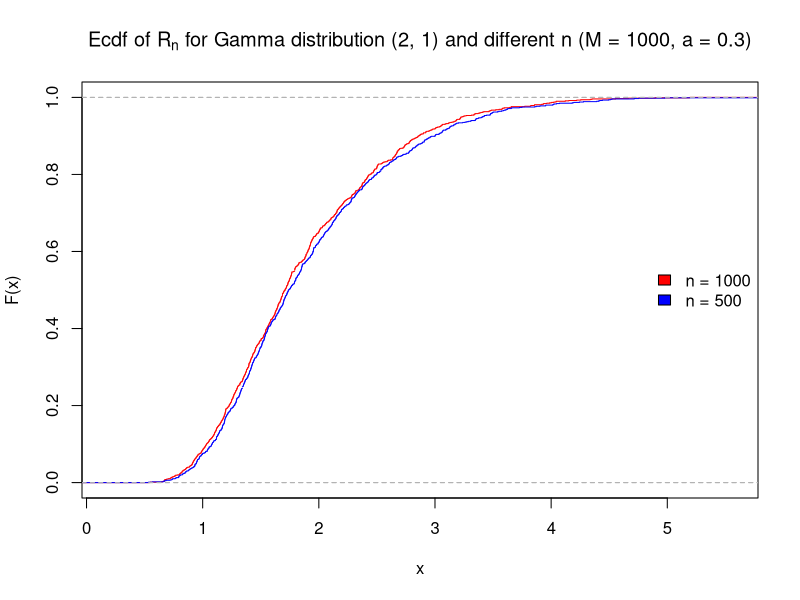
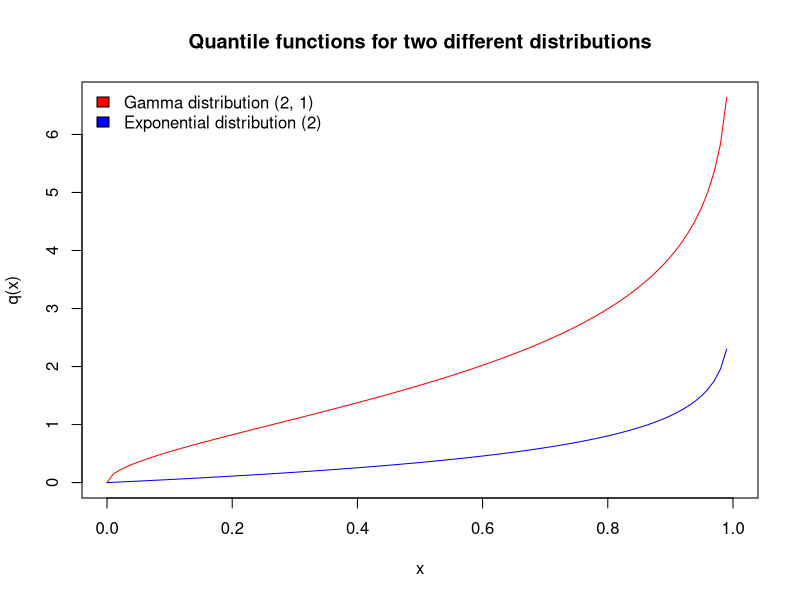
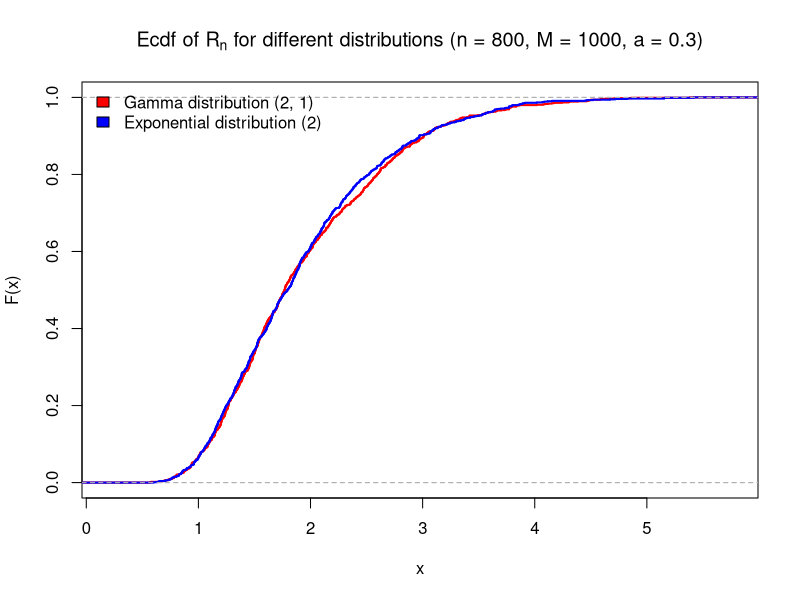
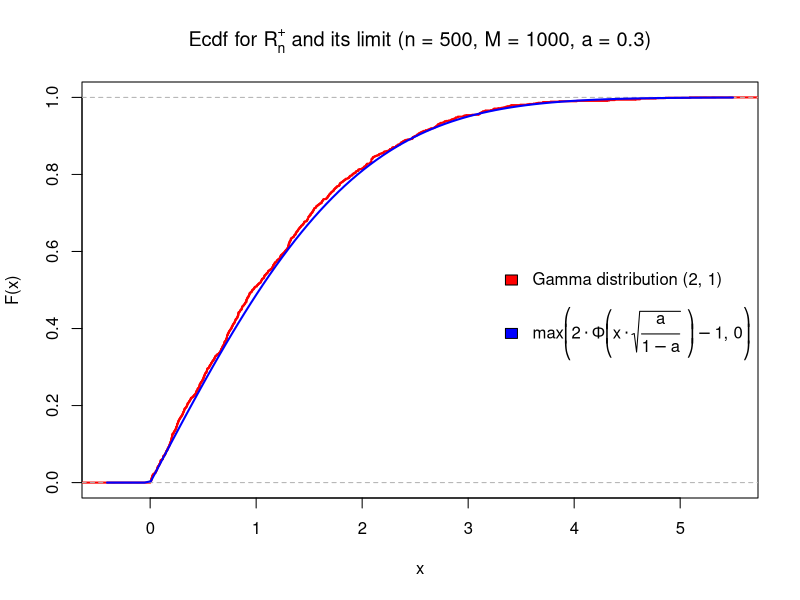

These figures' R source, in order:
graphics.off()
set.seed(239)
a = 0.3

calcAns <- function(Finv, N, R, ...) { 
  Fx <- c(runif(N, 0, 1), 1)
  x <- Finv(Fx, ...)
  p <- order(Fx)
  x <- x[p]
  Fx <- Fx[p]      
  ans <- 0 
  startid <- which(Fx >= a)[1]
  if (startid == N + 1) {
    return (ans)
  }
  ans <- max(ans, R((startid:N) / N / Fx[(startid:N)] - 1))
  ans <- max(ans, R(((startid:N) - 1) / N / Fx[(startid:N)] - 1))
  ans <- max(ans, R((startid - 1) / N / a - 1))
  return (ans * sqrt(N))
}

replicate <- function(count, f, ...) {
  g <- function (x, ...) {
    return (f(...))
  }  
  return (sapply(integer(count), g, ...))
}

calcSample <- function(M, ...) {  
  return (replicate(M, calcAns, ...))
}

Rabs <- function(x) return (abs(x))
Rplus <- function(x) return (x)
Rminus <- function(x) return (-x)


dist <- function (f, g) {
  list <- c(knots(f), knots(g), -100, 100)
  return (max(f(list) - g(list)))
}

checkAll <- function(Finv, ...) {
  lim <- ecdf(calcSample(M = 1000, Finv = Finv, N = 1000, R = Rabs, ...))
  print("L_inf distances:")
  for (i in seq(5, 55, 5)) {
    val <- ecdf(calcSample(M = 1000, Finv = Finv, N = i, R = Rabs, ...))
    print(paste("n =", i, ", distance =", dist(val, lim)))
  }
  print("Number of trials equals to 1000, then error will be approx 1/sqrt(1000) approx 0.03")
  
  windows()
  plot(lim, col = "red", do.points=FALSE, xlab="x", ylab="F(x)",
       main=expression(paste("Ecdf of R"[n], " for Gamma distribution (2, 1) and different n (M = 1000, a = 0.3)")));
  val <- ecdf(calcSample(M = 1000, Finv = Finv, N = 500, R = Rabs, ...))
  plot(val, col = "blue", add = TRUE, do.points=FALSE);
  legend("right", c("n = 1000", "n = 500"), bty="n",
         fill = c("red", "blue"))
  
  windows()
  curve(Finv(x, shape = 2, rate = 1), xlim = c(0, 1), col = "red", xlab = "x", ylab = "q(x)", 
        main = "Quantile functions for two different distributions")
  curve(qexp(x, rate = 2), xlim = c(0, 1), col = "blue", add = TRUE)
  legend("topleft", c("Gamma distribution (2, 1)", "Exponential distribution (2)"), bty="n",
         fill = c("red", "blue"))
  
  windows()
  plot(ecdf(calcSample(Finv = Finv, N = 800, M = 1000, R = Rabs, ...)), 
       col = "red", do.points=FALSE, lwd = 2, xlab="x", ylab="F(x)", 
       main=expression(paste("Ecdf of R"[n], " for different distributions (n = 800, M = 1000, a = 0.3)")))
  plot(ecdf(calcSample(Finv = qexp, rate = 2, N = 800, M = 1000, R = Rabs)), 
       add = TRUE, col = "blue", do.points=FALSE, lwd = 2)
  legend("topleft", c("Gamma distribution (2, 1)", "Exponential distribution (2)"), bty="n",
         fill = c("red", "blue"))
  
  windows()
  plot(ecdf(calcSample(M = 1000, Finv = Finv, N = 500, R = Rplus, ...)), 
       col = "red", do.points=FALSE, lwd = 2, , xlab="x", ylab="F(x)", 
       main=expression(paste("Ecdf for R"[n]^'+', " and its limit (n = 500, M = 1000, a = 0.3)")))
  curve(pmax(2 * pnorm(x * sqrt(a / (1 - a))) - 1, 0) , col = "blue", lwd = 2, add = TRUE)
  
  legend("right", c("Gamma distribution (2, 1)",  
                    expression(paste(textstyle(max), bgroup("(", 2 %.% paste(Phi, bgroup("(", x %.% paste(sqrt(frac(a , 1 - a)), " ") ,")") - 1 , ", 0") ,")")  ))),
         fill = c("red", "blue"), bty="n")  
}
checkAll(Finv = qgamma, shape = 2, rate = 1)
